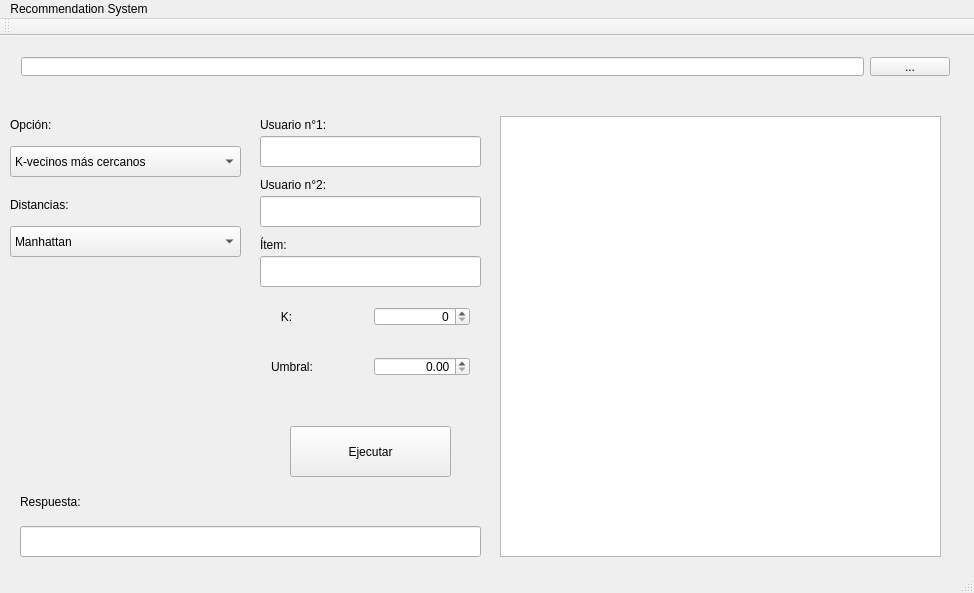
<?xml version="1.0" encoding="UTF-8"?>
<ui version="4.0">
 <class>MainWindow</class>
 <widget class="QMainWindow" name="MainWindow">
  <property name="geometry">
   <rect>
    <x>0</x>
    <y>0</y>
    <width>974</width>
    <height>593</height>
   </rect>
  </property>
  <property name="windowTitle">
   <string>MainWindow</string>
  </property>
  <property name="iconSize">
   <size>
    <width>28</width>
    <height>24</height>
   </size>
  </property>
  <widget class="QWidget" name="centralWidget">
   <widget class="QWidget" name="horizontalLayoutWidget">
    <property name="geometry">
     <rect>
      <x>10</x>
      <y>10</y>
      <width>951</width>
      <height>41</height>
     </rect>
    </property>
    <layout class="QHBoxLayout" name="horizontalLayout">
     <item>
      <widget class="QLineEdit" name="lineEdit">
       <property name="readOnly">
        <bool>true</bool>
       </property>
      </widget>
     </item>
     <item>
      <widget class="QPushButton" name="pushButton">
       <property name="text">
        <string>...</string>
       </property>
      </widget>
     </item>
    </layout>
   </widget>
   <widget class="QTableView" name="tableView">
    <property name="geometry">
     <rect>
      <x>500</x>
      <y>80</y>
      <width>441</width>
      <height>441</height>
     </rect>
    </property>
   </widget>
   <widget class="QComboBox" name="comboBox">
    <property name="geometry">
     <rect>
      <x>10</x>
      <y>110</y>
      <width>231</width>
      <height>31</height>
     </rect>
    </property>
    <item>
     <property name="text">
      <string>K-vecinos más cercanos</string>
     </property>
    </item>
    <item>
     <property name="text">
      <string>Recomendar películas</string>
     </property>
    </item>
    <item>
     <property name="text">
      <string>Hallar puntaje aprox.</string>
     </property>
    </item>
    <item>
     <property name="text">
      <string>Comparar dos usuarios</string>
     </property>
    </item>
   </widget>
   <widget class="QComboBox" name="comboBox_2">
    <property name="geometry">
     <rect>
      <x>10</x>
      <y>190</y>
      <width>231</width>
      <height>31</height>
     </rect>
    </property>
    <item>
     <property name="text">
      <string>Manhattan</string>
     </property>
    </item>
    <item>
     <property name="text">
      <string>Euclidean</string>
     </property>
    </item>
    <item>
     <property name="text">
      <string>Pearson</string>
     </property>
    </item>
    <item>
     <property name="text">
      <string>Similitud del Coseno</string>
     </property>
    </item>
   </widget>
   <widget class="QLineEdit" name="lineEdit_2">
    <property name="geometry">
     <rect>
      <x>260</x>
      <y>100</y>
      <width>221</width>
      <height>31</height>
     </rect>
    </property>
   </widget>
   <widget class="QLineEdit" name="lineEdit_3">
    <property name="geometry">
     <rect>
      <x>260</x>
      <y>160</y>
      <width>221</width>
      <height>31</height>
     </rect>
    </property>
   </widget>
   <widget class="QLineEdit" name="lineEdit_4">
    <property name="geometry">
     <rect>
      <x>260</x>
      <y>220</y>
      <width>221</width>
      <height>31</height>
     </rect>
    </property>
   </widget>
   <widget class="QPushButton" name="pushButton_2">
    <property name="geometry">
     <rect>
      <x>290</x>
      <y>390</y>
      <width>161</width>
      <height>51</height>
     </rect>
    </property>
    <property name="text">
     <string>Ejecutar</string>
    </property>
   </widget>
   <widget class="QLineEdit" name="lineEdit_5">
    <property name="geometry">
     <rect>
      <x>20</x>
      <y>490</y>
      <width>461</width>
      <height>31</height>
     </rect>
    </property>
    <property name="readOnly">
     <bool>true</bool>
    </property>
   </widget>
   <widget class="QLabel" name="label">
    <property name="geometry">
     <rect>
      <x>10</x>
      <y>80</y>
      <width>67</width>
      <height>17</height>
     </rect>
    </property>
    <property name="text">
     <string>Opción:</string>
    </property>
   </widget>
   <widget class="QLabel" name="label_2">
    <property name="geometry">
     <rect>
      <x>10</x>
      <y>160</y>
      <width>101</width>
      <height>17</height>
     </rect>
    </property>
    <property name="text">
     <string>Distancias:</string>
    </property>
   </widget>
   <widget class="QLabel" name="label_3">
    <property name="geometry">
     <rect>
      <x>260</x>
      <y>80</y>
      <width>101</width>
      <height>17</height>
     </rect>
    </property>
    <property name="text">
     <string>Usuario n°1:</string>
    </property>
   </widget>
   <widget class="QLabel" name="label_4">
    <property name="geometry">
     <rect>
      <x>260</x>
      <y>140</y>
      <width>101</width>
      <height>17</height>
     </rect>
    </property>
    <property name="text">
     <string>Usuario n°2:</string>
    </property>
   </widget>
   <widget class="QLabel" name="label_5">
    <property name="geometry">
     <rect>
      <x>260</x>
      <y>200</y>
      <width>171</width>
      <height>17</height>
     </rect>
    </property>
    <property name="text">
     <string>Ítem:</string>
    </property>
   </widget>
   <widget class="QLabel" name="label_7">
    <property name="geometry">
     <rect>
      <x>20</x>
      <y>450</y>
      <width>101</width>
      <height>31</height>
     </rect>
    </property>
    <property name="text">
     <string>Respuesta:</string>
    </property>
   </widget>
   <widget class="QWidget" name="layoutWidget">
    <property name="geometry">
     <rect>
      <x>260</x>
      <y>260</y>
      <width>221</width>
      <height>41</height>
     </rect>
    </property>
    <layout class="QHBoxLayout" name="horizontalLayout_2">
     <item>
      <widget class="QLabel" name="label_6">
       <property name="text">
        <string>   K:</string>
       </property>
      </widget>
     </item>
     <item>
      <widget class="QSpinBox" name="spinBox">
       <property name="maximumSize">
        <size>
         <width>16777215</width>
         <height>16777215</height>
        </size>
       </property>
       <property name="alignment">
        <set>Qt::AlignRight|Qt::AlignTrailing|Qt::AlignVCenter</set>
       </property>
      </widget>
     </item>
    </layout>
   </widget>
   <widget class="QWidget" name="layoutWidget_2">
    <property name="geometry">
     <rect>
      <x>260</x>
      <y>310</y>
      <width>221</width>
      <height>41</height>
     </rect>
    </property>
    <layout class="QHBoxLayout" name="horizontalLayout_3">
     <item>
      <widget class="QLabel" name="label_9">
       <property name="text">
        <string>Umbral:</string>
       </property>
      </widget>
     </item>
     <item>
      <widget class="QDoubleSpinBox" name="doubleSpinBox">
       <property name="alignment">
        <set>Qt::AlignRight|Qt::AlignTrailing|Qt::AlignVCenter</set>
       </property>
      </widget>
     </item>
    </layout>
   </widget>
  </widget>
  <widget class="QMenuBar" name="menuBar">
   <property name="geometry">
    <rect>
     <x>0</x>
     <y>0</y>
     <width>974</width>
     <height>22</height>
    </rect>
   </property>
   <widget class="QMenu" name="menuRecommendation_System">
    <property name="title">
     <string>Recommendation System</string>
    </property>
   </widget>
   <addaction name="menuRecommendation_System"/>
  </widget>
  <widget class="QToolBar" name="mainToolBar">
   <attribute name="toolBarArea">
    <enum>TopToolBarArea</enum>
   </attribute>
   <attribute name="toolBarBreak">
    <bool>false</bool>
   </attribute>
  </widget>
  <widget class="QStatusBar" name="statusBar"/>
 </widget>
 <layoutdefault spacing="6" margin="11"/>
 <resources/>
 <connections/>
</ui>
